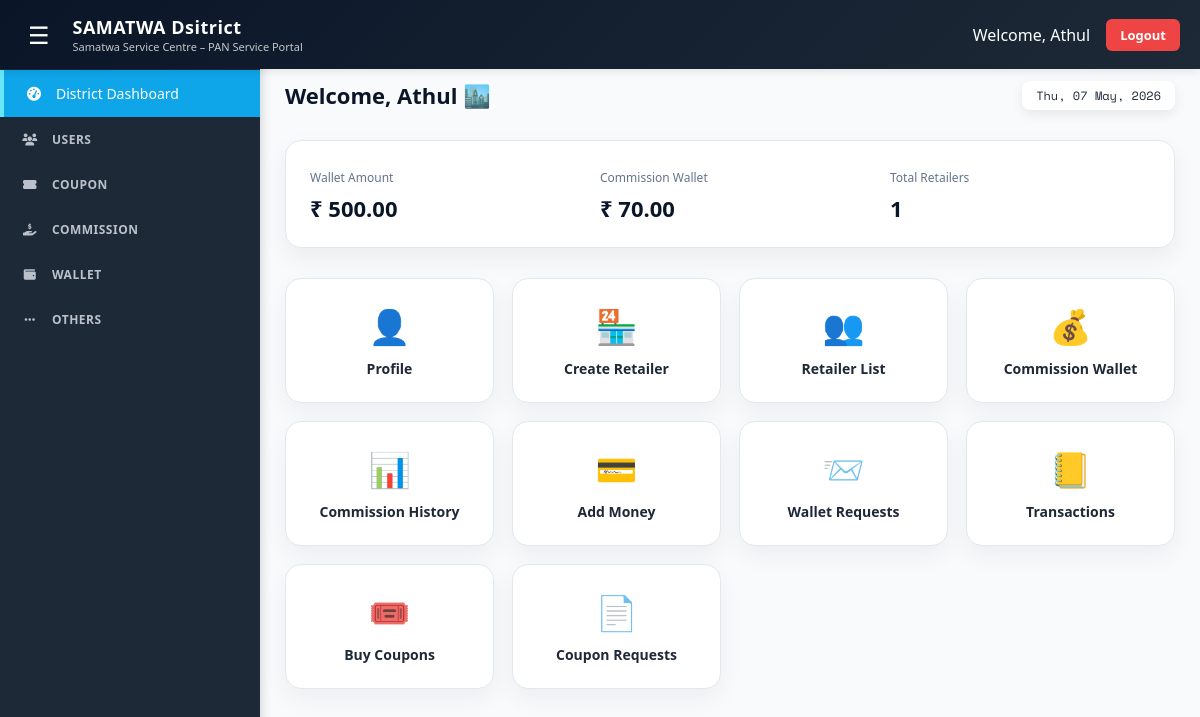
/district-dashboard/ (signed in), run on the app's committed database.
### panservice/models.py (models this page shows, shortened)
class User(AbstractUser):
    role = models.CharField(max_length=20, choices=ROLE_CHOICES, default='retailer')
    email = models.EmailField(unique=True)
    mobile = models.CharField(max_length=15, blank=True, null=True)
    status = models.CharField(max_length=20, default='active')
    is_email_verified = models.BooleanField(default=False)
    must_change_password = models.BooleanField(default=False)
    created_by = models.ForeignKey(
        'self',
        null=True,
        blank=True,
        on_delete=models.SET_NULL,
        related_name='created_users'
    )

class Wallet(models.Model):
    user = models.OneToOneField(User, on_delete=models.CASCADE, related_name='wallet')
    balance = models.DecimalField(max_digits=10, decimal_places=2, default=0)

class CommissionWallet(models.Model):
    user = models.OneToOneField(User, on_delete=models.CASCADE, related_name='commission_wallet')
    balance = models.DecimalField(max_digits=10, decimal_places=2, default=0)

### panservice/views.py (the view)
# urls.py: path('district-dashboard/', views.district_dashboard, name='district_dashboard'),
@login_required
def district_dashboard(request):
    if request.user.role != 'district':
        messages.error(request, "You are not allowed to access this page!")
        return redirect('login')
    try:
        district_wallet = request.user.wallet.balance
    except Wallet.DoesNotExist:
        district_wallet = 0
    try:
        commission_amount = request.user.commission_wallet.balance
    except CommissionWallet.DoesNotExist:
        commission_amount = 0
    total_retailers = User.objects.filter(
        role='retailer',
        created_by=request.user
    ).count()
    return render(request, 'district_dashboard.html', {
        "district_wallet": district_wallet,
        "wallet_balance": commission_amount,
        "total_retailers": total_retailers
    })

### panservice/templates/district_dashboard.html (shortened to what this page needs)
{% load static %}
<!DOCTYPE html>
<html lang="en">
<head>
</head>
<body>
    {% include 'partials/district_topbar.html' %}
    <div class="main-content">
        <div class="page-header">
            <h1>Welcome, {{ request.user.username }} 🏙️</h1>
            <div class="date-badge" id="dateBadge"></div>
        </div>
        <div class="overview">
            <div class="stat-box">
                <span>Wallet Amount</span>
                <strong>₹ {{ district_wallet }}</strong>
            </div>
            <div class="stat-box">
                <span>Commission Wallet</span>
                <strong>₹ {{ wallet_balance }}</strong>
            </div>
            <div class="stat-box">
                <span>Total Retailers</span>
                <strong>{{ total_retailers }}</strong>
            </div>
        </div>
        <div class="dashboard-grid">
            <a href="{% url 'district_profile' %}" class="card">
                <div class="card-emoji">👤</div>
                <div class="card-label">Profile</div>
            </a>
            <a href="#" class="card">
                <div class="card-emoji">🏪</div>
                <div class="card-label">Create Retailer</div>
            </a>
            <a href="{% url 'list_retailers' %}" class="card">
                <div class="card-emoji">👥</div>
                <div class="card-label">Retailer List</div>
            </a>
            <a href="{% url 'my_commission_wallet' %}" class="card">
                <div class="card-emoji">💰</div>
                <div class="card-label">Commission Wallet</div>
            </a>
            <a href="{% url 'commission_history' %}" class="card">
                <div class="card-emoji">📊</div>
                <div class="card-label">Commission History</div>
            </a>
            <a href="{% url 'add_money' %}" class="card">
                <div class="card-emoji">💳</div>
                <div class="card-label">Add Money</div>
            </a>
            <a href="{% url 'my_wallet_requests' %}" class="card">
                <div class="card-emoji">📨</div>
                <div class="card-label">Wallet Requests</div>
            </a>
            <a href="{% url 'my_transactions' %}" class="card">
                <div class="card-emoji">📒</div>
                <div class="card-label">Transactions</div>
            </a>
            <a href="{% url 'buy_coupons' %}" class="card">
                <div class="card-emoji">🎟️</div>
                <div class="card-label">Buy Coupons</div>
            </a>
            <a href="{% url 'my_coupon_requests' %}" class="card">
                <div class="card-emoji">📄</div>
                <div class="card-label">Coupon Requests</div>
            </a>
        </div>
    </div>
</body>
</html>

### panservice/templates/partials/district_topbar.html (shortened to what this page needs)
{% load static %}
<!DOCTYPE html>
<html lang="en">
<head>
    <link rel="stylesheet" href="https://cdnjs.cloudflare.com/ajax/libs/font-awesome/6.5.0/css/all.min.css">
</head>
<body>
    <div class="top-header">
        <div style="display: flex; align-items: center; gap: 15px;">
            <span class="menu-toggle" id="menuToggle">☰</span>
            <div>
                <h4>SAMATWA Dsitrict</h4>
                <small>Samatwa Service Centre – PAN Service Portal</small>
            </div>
        </div>
        <div class="top-right">
            <span>Welcome, {{ request.user.username }}</span>
            <a href="{% url 'logout' %}" class="logout-btn">Logout</a>
        </div>
    </div>
    <nav class="sidebar" id="sidebar">
        <ul>
            <li class="dropdown">
                <a href="{% url 'district_dashboard' %}" class="active">
                    <i class="fas fa-tachometer-alt"></i>
                    <span> District Dashboard</span>
                </a>
            </li>
            <li class="dropdown">
                <a href="#" class="dropdown-header">
                    <i class="fas fa-users"></i>
                    <span>USERS</span>
                </a>
            </li>
            <li class="dropdown">
                <a href="#" class="dropdown-header">
                    <i class="fas fa-ticket-alt"></i>
                    <span>COUPON</span>
                </a>
            </li>
            <li class="dropdown">
                <a href="#" class="dropdown-header">
                    <i class="fas fa-hand-holding-dollar"></i>
                    <span>COMMISSION</span>
                </a>
            </li>
            <li class="dropdown">
                <a href="#" class="dropdown-header">
                    <i class="fas fa-wallet"></i>
                    <span>WALLET</span>
                </a>
            </li>
            <li class="dropdown">
                <a href="#" class="dropdown-header">
                    <i class="fas fa-ellipsis-h"></i>
                    <span>OTHERS</span>
                </a>
            </li>
        </ul>
    </nav>
</body>
</html>

### panservice/templates/district_dashboard.html (style rules this page uses)
* { box-sizing: border-box; margin: 0; padding: 0; }
:root { --navy: #0a1628; --primary: #0ea5e9; --text: #1a2a3a; --text-muted: #64748b; --bg: linear-gradient(135deg, #e0f2fe, #f8fafc); --card-bg: #ffffff; --border: #e2e8f0; }
body { font-family: 'Sora', sans-serif; background: var(--bg); color: var(--text); min-height: 100vh; }
.main-content { margin-left: 260px; padding: 90px 30px 40px; }
.page-header { display: flex; justify-content: space-between; align-items: center; margin-bottom: 30px; }
.page-header h1 { font-size: 22px; font-weight: 700; color: var(--navy); }
.date-badge { font-family: 'Space Mono', monospace; background: #ffffff; padding: 6px 14px; border-radius: 8px; font-size: 12px; box-shadow: 0 4px 12px rgba(0, 0, 0, 0.08); }
.overview { background: var(--card-bg); padding: 24px; border-radius: 16px; border: 1px solid var(--border); display: flex; gap: 30px; margin-bottom: 30px; box-shadow: 0 10px 25px rgba(0, 0, 0, 0.06); }
.stat-box { flex: 1; }
.stat-box span { font-size: 12px; color: var(--text-muted); }
.stat-box strong { font-size: 22px; display: block; margin-top: 6px; color: var(--navy); }
.dashboard-grid { display: grid; grid-template-columns: repeat(auto-fill, minmax(180px, 1fr)); gap: 18px; }
.card { background: var(--card-bg); border-radius: 16px; padding: 24px; text-align: center; text-decoration: none; color: inherit; border: 1px solid var(--border); box-shadow: 0 10px 25px rgba(0, 0, 0, 0.05); transition: all .25s ease; }
.card-emoji { font-size: 34px; margin-bottom: 10px; }
.card-label { font-size: 14px; font-weight: 600; }

### panservice/templates/partials/district_topbar.html (style rules this page uses)
:root { --primary: #0ea5e9; --dark: #0f172a; --sidebar-bg: #1e2937; }
* { margin: 0; padding: 0; box-sizing: border-box; }
body { font-family: 'Segoe UI', Arial, sans-serif; background: #f8fafc; color: #1e2937; }
.top-header { background: linear-gradient(135deg, #0a1628, #1e2937); color: white; padding: 14px 20px; display: flex; justify-content: space-between; align-items: center; position: fixed; top: 0; left: 0; right: 0; z-index: 1000; box-shadow: 0 2px 10px rgba(0,0,0,0.1); }
.top-header h4 { margin: 0; font-size: 18px; font-weight: 700; letter-spacing: 0.5px; }
.top-header small { font-size: 11px; opacity: 0.75; display: block; }
.top-right { display: flex; align-items: center; gap: 16px; }
.menu-toggle { font-size: 24px; cursor: pointer; padding: 4px 8px; border-radius: 6px; transition: 0.3s; }
.logout-btn { background: #ef4444; color: white; padding: 7px 14px; border-radius: 6px; font-size: 13px; text-decoration: none; font-weight: 600; transition: 0.3s; }
.sidebar { position: fixed; top: 60px; left: 0; width: 260px; height: calc(100vh - 60px); background: var(--sidebar-bg); color: #e2e8f0; overflow-y: auto; transition: all 0.3s ease; z-index: 900; box-shadow: 2px 0 10px rgba(0,0,0,0.15); }
.sidebar ul { list-style: none; padding: 10px 0; }
.sidebar li { position: relative; }
.sidebar a, .sidebar .dropdown-header { display: flex; align-items: center; gap: 12px; padding: 14px 20px; color: #e2e8f0; text-decoration: none; font-size: 14px; font-weight: 500; transition: all 0.3s; }
.sidebar .dropdown-header { cursor: pointer; font-weight: 600; text-transform: uppercase; font-size: 12px; letter-spacing: 0.5px; opacity: 0.8; }
.sidebar i { width: 20px; text-align: center; }
.sidebar a.active { background: var(--primary); color: white; border-left: 4px solid #67e8f9; }
.main-content { margin-left: 260px; padding: 80px 25px 25px; transition: margin-left 0.3s ease; }

### data on the page
User: user.username "Athul"
Wallet: balance "500.00"
CommissionWallet: balance "70.00"

### other printed values
{{ total_retailers }} "1"
